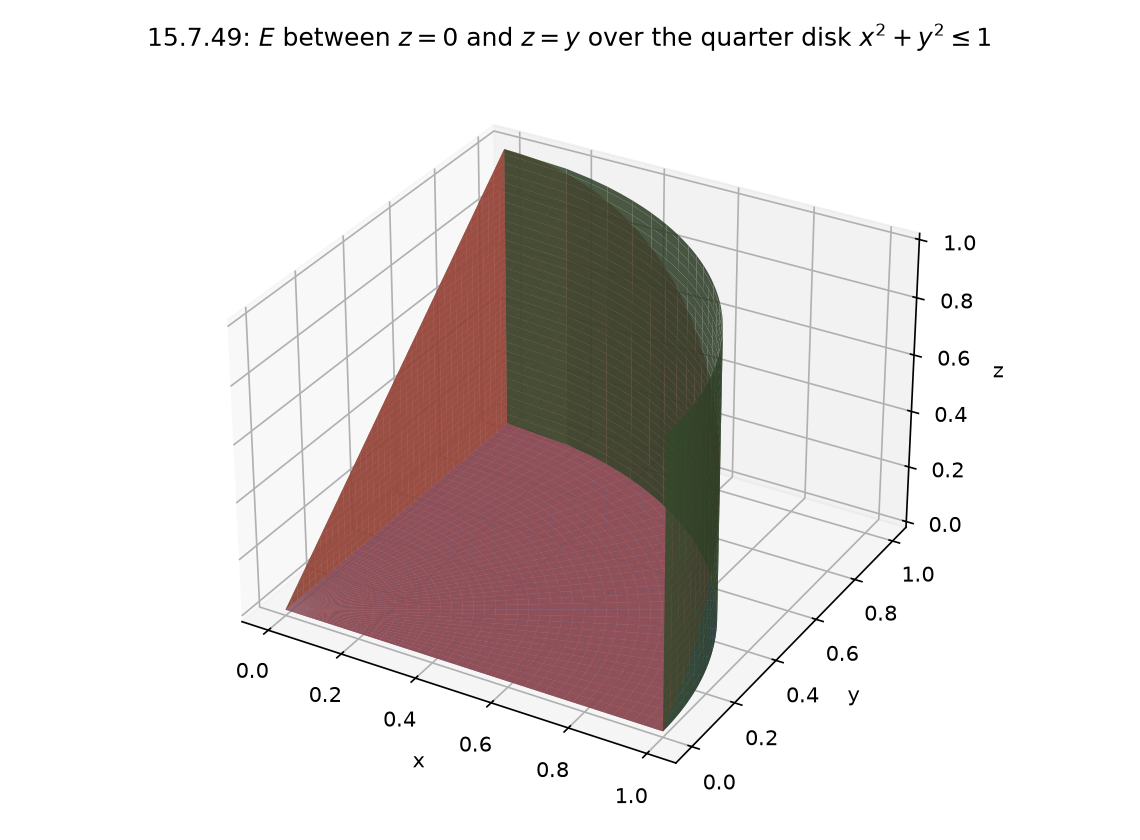

Generate this figure with Python:
"""3D sketch of the solid E for problem 15.7.49.

E: first octant, 0 <= z <= y, x^2 + y^2 <= 1.
Surfaces: quarter-cylinder x = sqrt(1-y^2), bottom disk in z = 0,
triangle in x = 0, and the plane z = y over the quarter disk.
"""
import numpy as np
import matplotlib
matplotlib.use("Agg")
import matplotlib.pyplot as plt
from mpl_toolkits.mplot3d import Axes3D  # noqa: F401

fig = plt.figure(figsize=(7.6, 5.6))
ax = fig.add_subplot(111, projection="3d")

# 1) quarter-cylinder x = sqrt(1 - y^2), 0 <= y <= 1, 0 <= z <= y
yg, zg = np.meshgrid(np.linspace(0, 1, 60), np.linspace(0, 1, 60))
xg = np.sqrt(np.maximum(1 - yg**2, 0.0))
ax.plot_surface(xg, yg, zg, color="#7fb069", alpha=0.85, rstride=2, cstride=2)

# 2) bottom quarter disk in the plane z = 0
rg, tg = np.meshgrid(np.linspace(0, 1, 40), np.linspace(0, np.pi / 2, 40))
xb = rg * np.cos(tg)
yb = rg * np.sin(tg)
zb = np.zeros_like(xb)
ax.plot_surface(xb, yb, zb, color="#4a6fa5", alpha=0.9)

# 3) triangle in the plane x = 0 (0 <= z <= y <= 1)
yt, zt = np.meshgrid(np.linspace(0, 1, 40), np.linspace(0, 1, 40))
zt = np.minimum(zt, yt)  # keep z <= y
xt = np.zeros_like(yt)
ax.plot_surface(xt, yt, zt, color="#e0a04a", alpha=0.85)

# 4) plane z = y over the quarter disk
rp, tp = np.meshgrid(np.linspace(0, 1, 40), np.linspace(0, np.pi / 2, 40))
xp = rp * np.cos(tp)
yp = rp * np.sin(tp)
zp = yp
ax.plot_surface(xp, yp, zp, color="#c0504d", alpha=0.7)

ax.set_xlabel("x")
ax.set_ylabel("y")
ax.set_zlabel("z")
ax.set_title(rf"15.7.49: $E$ between $z=0$ and $z=y$ over the quarter disk $x^2+y^2\leq 1$")
ax.set_box_aspect((1.3, 1.3, 0.9))
fig.tight_layout()
fig.savefig("calculus-15.7.49/solution/part1_figure1.png", dpi=150)
print("saved figure 1")
